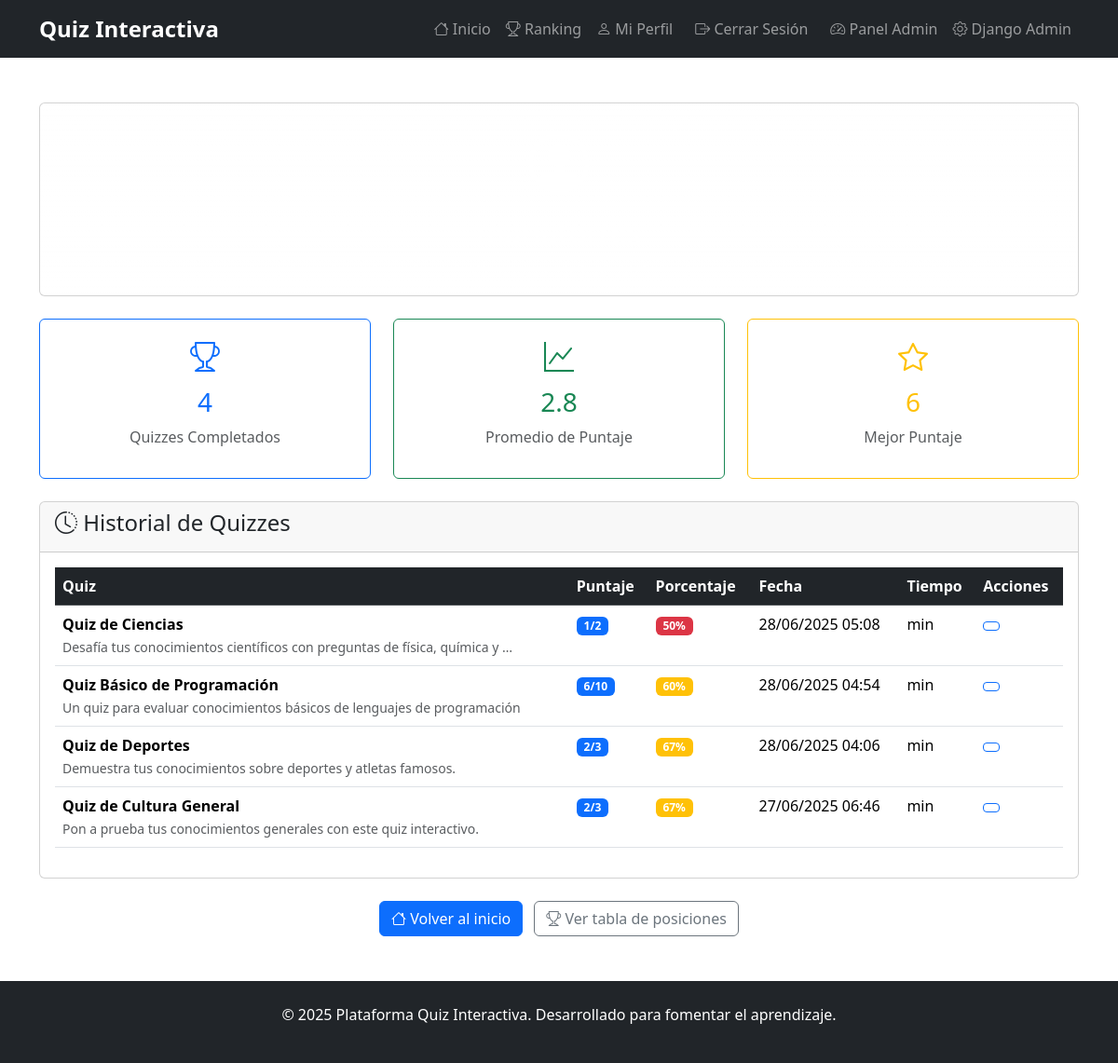
Page /profile/ (signed in) on the committed database.
### quizzes/models.py (models this page shows, shortened)
class Participacion(models.Model):
    usuario = models.ForeignKey(User, on_delete=models.CASCADE)
    quiz = models.ForeignKey(Quiz, on_delete=models.CASCADE)
    fecha = models.DateTimeField(auto_now_add=True)
    puntaje = models.IntegerField(default=0)
    tiempo_total = models.DurationField(null=True, blank=True)
    completado = models.BooleanField(default=False)
    class Meta:
        unique_together = ('usuario', 'quiz')

class Quiz(models.Model):
    titulo = models.CharField(max_length=200)
    descripcion = models.TextField(blank=True)
    fecha_creacion = models.DateTimeField(auto_now_add=True)
    activo = models.BooleanField(default=True)
    tiempo_limite = models.IntegerField(default=0, help_text="Tiempo en minutos (0 = sin límite)")

### quizzes/views.py (the view)
# urls.py: path('profile/', views.profile, name='profile'),
@login_required
def profile(request):
    participaciones = Participacion.objects.filter(usuario=request.user, completado=True).order_by('-fecha')
    paginator = Paginator(participaciones, 8)  # 8 participaciones por página
    page_number = request.GET.get('page')
    page_obj = paginator.get_page(page_number)
    stats = {
        'total_quizzes': participaciones.count(),
        'promedio_puntaje': participaciones.aggregate(Avg('puntaje'))['puntaje__avg'] or 0,
        'mejor_puntaje': participaciones.aggregate(Max('puntaje'))['puntaje__max'] or 0,
    }
    return render(request, 'quizzes/profile.html', {'page_obj': page_obj, 'stats': stats})

### quizzes/templatetags/quiz_extras.py (called while the page is built)
@register.filter
def mul(value, arg):
    try:
        return float(value) * float(arg)
    except (ValueError, TypeError):
        return 0

@register.filter
def div(value, arg):
    try:
        return float(value) / float(arg) if float(arg) != 0 else 0
    except (ValueError, TypeError):
        return 0

### quizzes/templates/quizzes/profile.html (shortened to what this page needs)
{% extends 'base.html' %}
{% load quiz_extras %}
{% block content %}
<div class="container my-5">
    <div class="row mb-4">
        <div class="col-12">
            <div class="card bg-gradient text-white" style="background: linear-gradient(45deg, #667eea, #764ba2);">
                <div class="card-body text-center">
                    <i class="bi bi-person-circle" style="font-size: 4rem;"></i>
                    <h2 class="mt-2">{{ user.username }}</h2>
                    <p class="mb-0">Miembro desde {{ user.date_joined|date:"F Y" }}</p>
                </div>
            </div>
        </div>
    </div>
    <div class="row mb-4">
        <div class="col-md-4">
            <div class="card text-center border-primary">
                <div class="card-body">
                    <i class="bi bi-trophy text-primary" style="font-size: 2rem;"></i>
                    <h3 class="mt-2 text-primary">{{ stats.total_quizzes }}</h3>
                    <p class="text-muted">Quizzes Completados</p>
                </div>
            </div>
        </div>
        <div class="col-md-4">
            <div class="card text-center border-success">
                <div class="card-body">
                    <i class="bi bi-graph-up text-success" style="font-size: 2rem;"></i>
                    <h3 class="mt-2 text-success">{{ stats.promedio_puntaje|floatformat:1 }}</h3>
                    <p class="text-muted">Promedio de Puntaje</p>
                </div>
            </div>
        </div>
        <div class="col-md-4">
            <div class="card text-center border-warning">
                <div class="card-body">
                    <i class="bi bi-star text-warning" style="font-size: 2rem;"></i>
                    <h3 class="mt-2 text-warning">{{ stats.mejor_puntaje }}</h3>
                    <p class="text-muted">Mejor Puntaje</p>
                </div>
            </div>
        </div>
    </div>
    <div class="row">
        <div class="col-12">
            <div class="card">
                <div class="card-header">
                    <h4><i class="bi bi-clock-history"></i> Historial de Quizzes</h4>
                </div>
                <div class="card-body">
                    {% if page_obj %}
                    <div class="table-responsive">
                        <table class="table table-hover">
                            <thead class="table-dark">
                                <tr>
                                    <th>Quiz</th>
                                    <th>Puntaje</th>
                                    <th>Porcentaje</th>
                                    <th>Fecha</th>
                                    <th>Tiempo</th>
                                    <th>Acciones</th>
                                </tr>
                            </thead>
                            <tbody>
                                {% for participacion in page_obj %}
                                <tr>
                                    <td>
                                        <strong>{{ participacion.quiz.titulo }}</strong>
                                        <br>
                                        <small class="text-muted">{{ participacion.quiz.descripcion|truncatewords:10 }}</small>
                                    </td>
                                    <td>
                                        <span class="badge bg-primary">
                                            {{ participacion.puntaje }}/{{ participacion.quiz.preguntas.count }}
                                        </span>
                                    </td>
                                    <td>
                                        {% with total_preguntas=participacion.quiz.preguntas.count %}
                                            {% with porcentaje=participacion.puntaje|div:total_preguntas|mul:100 %}
                                                {% if porcentaje >= 80 %}
                                                    <span class="badge bg-success">{{ porcentaje|floatformat:0 }}%</span>
                                                {% elif porcentaje >= 60 %}
                                                    <span class="badge bg-warning">{{ porcentaje|floatformat:0 }}%</span>
                                                {% else %}
                                                    <span class="badge bg-danger">{{ porcentaje|floatformat:0 }}%</span>
                                                {% endif %}
                                            {% endwith %}
                                        {% endwith %}
                                    </td>
                                    <td>{{ participacion.fecha|date:"d/m/Y H:i" }}</td>
                                    <td>
                                        {% if participacion.tiempo_total %}
                                            {{ participacion.tiempo_total|date:"i:s" }} min
                                        {% else %}
                                            -
                                        {% endif %}
                                    </td>
                                    <td>
                                        <a href="{% url 'quiz_results' participacion.id %}" class="btn btn-sm btn-outline-primary" title="Ver resultados detallados">
                                        </a>
                                    </td>
                                </tr>
                                {% endfor %}
                            </tbody>
                        </table>
                    </div>
                    {% endif %}
                </div>
            </div>
        </div>
    </div>
    <div class="text-center mt-4">
        <a href="{% url 'quiz_list' %}" class="btn btn-primary me-2">
            <i class="bi bi-house"></i> Volver al inicio
        </a>
        <a href="{% url 'leaderboard' %}" class="btn btn-outline-secondary">
            <i class="bi bi-trophy"></i> Ver tabla de posiciones
        </a>
    </div>
</div>
{% endblock %}

### rows in the picture
Participacion: quiz.titulo "Quiz de Ciencias", quiz.descripcion "Desafía tus conocimientos científicos con preguntas de física, química y …", puntaje "1", quiz.preguntas.count "2", value "50", fecha "28/06/2025 05:08"
Participacion: quiz.titulo "Quiz Básico de Programación", quiz.descripcion "Un quiz para evaluar conocimientos básicos de lenguajes de programación", puntaje "6", quiz.preguntas.count "10", value "60", fecha "28/06/2025 04:54"
Participacion: quiz.titulo "Quiz de Deportes", quiz.descripcion "Demuestra tus conocimientos sobre deportes y atletas famosos.", puntaje "2", quiz.preguntas.count "3", value "67", fecha "28/06/2025 04:06"
Participacion: quiz.titulo "Quiz de Cultura General", quiz.descripcion "Pon a prueba tus conocimientos generales con este quiz interactivo.", puntaje "2", quiz.preguntas.count "3", value "67", fecha "27/06/2025 06:46"

### other values in the picture
{{ stats.total_quizzes }} "4"
{{ stats.promedio_puntaje|floatformat:1 }} "2.8"
{{ stats.mejor_puntaje }} "6"
